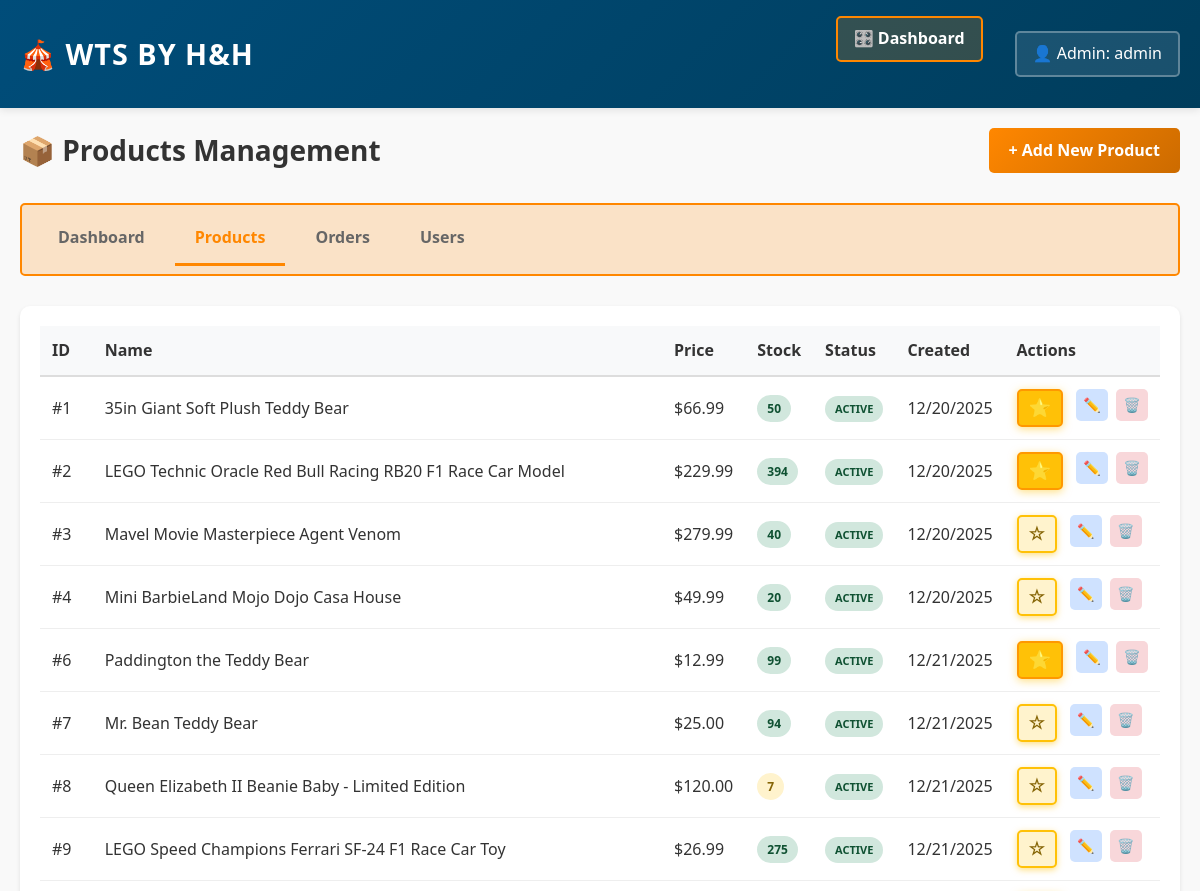
/admin/products (signed in, upper part), run on an earlier commit of the app's database.
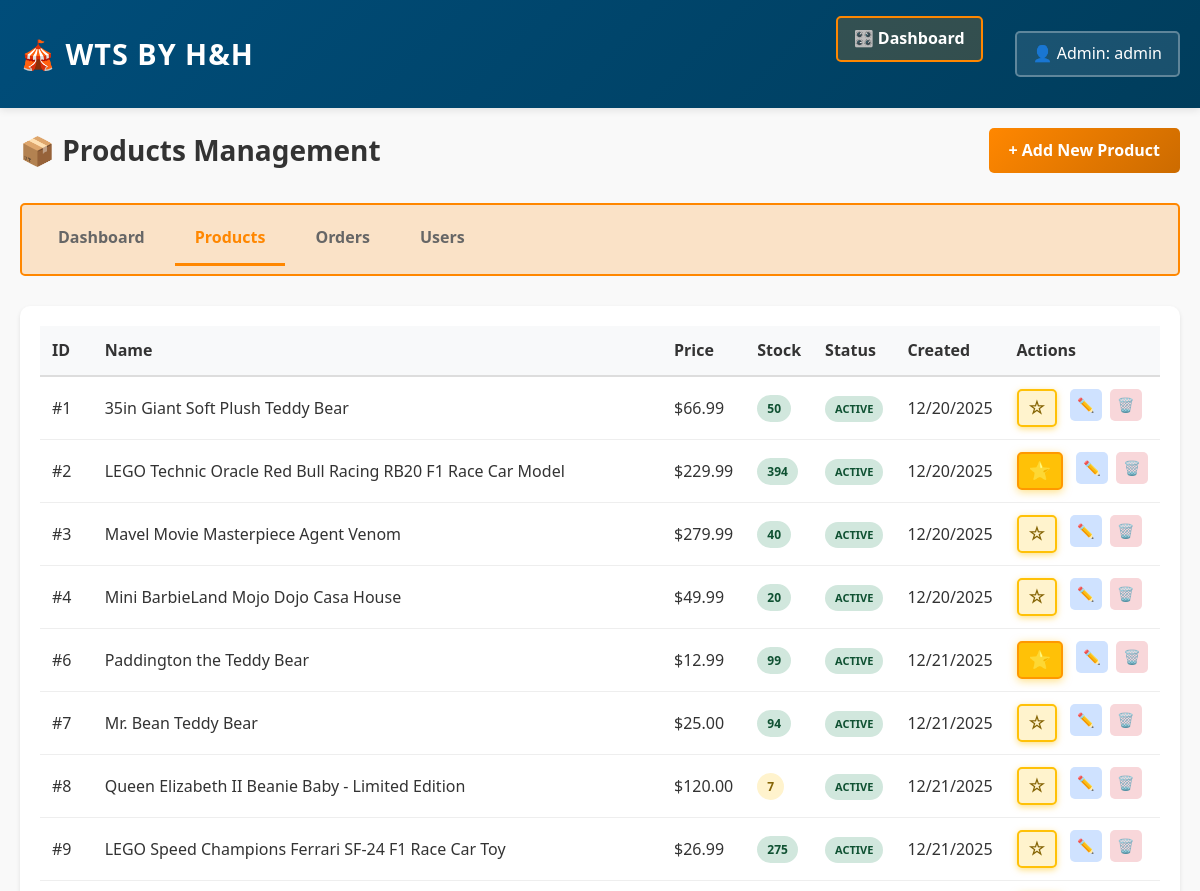
And on a later commit of the database.
### app/models.py (models this page shows, shortened)
class User(UserMixin, db.Model):
    __tablename__ = 'users'
    id = db.Column(db.Integer, primary_key=True)
    username = db.Column(db.String(80), unique=True, nullable=False)
    email = db.Column(db.String(120), unique=True, nullable=False)
    password_hash = db.Column(db.String(200), nullable=False)
    reset_token = db.Column(db.String(100), unique=True, nullable=True)
    reset_token_expires = db.Column(db.DateTime, nullable=True)
    is_admin = db.Column(db.Boolean, default=False)
    created_at = db.Column(db.DateTime, default=datetime.utcnow)
    cart = db.relationship('Cart', backref='user', lazy=True, uselist=False)
    orders = db.relationship('Order', backref='user', lazy=True)
    wishlist_items = db.relationship('Wishlist', backref='user', lazy=True, cascade='all, delete-orphan')

class Product(db.Model):
    __tablename__ = 'products'
    id = db.Column(db.Integer, primary_key=True)
    name = db.Column(db.String(120), nullable=False)
    price = db.Column(db.Float, nullable=False)
    description = db.Column(db.Text)
    stock = db.Column(db.Integer, default=0)
    category_id = db.Column(db.Integer, db.ForeignKey('categories.id'), nullable=True)
    image_filename = db.Column(db.String(255), nullable=True)
    is_featured = db.Column(db.Boolean, default=False)
    created_at = db.Column(db.DateTime, default=datetime.utcnow)
    updated_at = db.Column(db.DateTime, default=datetime.utcnow, onupdate=datetime.utcnow)
    orders = db.relationship('Order', backref='product', lazy=True)
    cart_items = db.relationship('CartItem', backref='product', lazy=True)
    wishlist_items = db.relationship('Wishlist', backref='product', lazy=True, cascade='all, delete-orphan')

### app/routes.py (the view)
@main_bp.route('/admin/products')
@admin_required
def admin_products():
    products = Product.query.all()
    return render_template('admin/products.html', title='Manage Products', products=products)

### app/routes.py (called while the page is built)
def admin_required(f):
    @wraps(f)
    def decorated_function(*args, **kwargs):
        if not current_user.is_authenticated or not current_user.is_admin:
            flash('You do not have permission to access this page.', 'error')
            return redirect(url_for('main.index'))
        return f(*args, **kwargs)
    return decorated_function

### app/templates/admin/products.html (shortened to what this page needs)
{% extends "base.html" %}
{% block content %}
<div class="admin-products">
    <div class="admin-header">
        <h1>📦 Products Management</h1>
        <a href="{{ url_for('main.admin_add_product') }}" class="btn-add-new">+ Add New Product</a>
    </div>
    <div class="admin-nav">
        <a href="{{ url_for('main.admin_dashboard') }}" class="nav-btn">Dashboard</a>
        <a href="{{ url_for('main.admin_products') }}" class="nav-btn active">Products</a>
        <a href="{{ url_for('main.admin_orders') }}" class="nav-btn">Orders</a>
        <a href="{{ url_for('main.admin_users') }}" class="nav-btn">Users</a>
    </div>
    <div class="admin-section">
        {% if products %}
            <div class="table-responsive">
                <table class="admin-table">
                    <thead>
                        <tr>
                            <th>ID</th>
                            <th>Name</th>
                            <th>Price</th>
                            <th>Stock</th>
                            <th>Status</th>
                            <th>Created</th>
                            <th>Actions</th>
                        </tr>
                    </thead>
                    <tbody>
                        {% for product in products %}
                            <tr>
                                <td>#{{ product.id }}</td>
                                <td>{{ product.name }}</td>
                                <td>${{ "%.2f"|format(product.price) }}</td>
                                <td>
                                    <span class="stock-badge {% if product.stock > 10 %}stock-high{% elif product.stock > 0 %}stock-medium{% else %}stock-low{% endif %}">
                                        {{ product.stock }}
                                    </span>
                                </td>
                                <td>
                                    {% if product.stock > 0 %}
                                        <span class="status-badge status-active">Active</span>
                                    {% else %}
                                        <span class="status-badge status-inactive">Out of Stock</span>
                                    {% endif %}
                                </td>
                                <td>{{ product.created_at.strftime('%m/%d/%Y') }}</td>
                                <td>
                                    <div class="action-buttons">
                                        <button class="btn-feature-toggle {% if product.is_featured %}featured{% endif %}"
                                                data-product-id="{{ product.id }}"
                                                type="button"
                                                title="{% if product.is_featured %}Remove from featured{% else %}Add to featured{% endif %}">
                                            {% if product.is_featured %}⭐{% else %}☆{% endif %}
                                        </button>
                                        <a href="{{ url_for('main.admin_edit_product', product_id=product.id) }}" class="btn-icon btn-edit" title="Edit">✏️</a>
                                        <a href="{{ url_for('main.admin_delete_product', product_id=product.id) }}" class="btn-icon btn-delete" title="Delete" onclick="return confirm('Are you sure?')">🗑️</a>
                                    </div>
                                </td>
                            </tr>
                        {% endfor %}
                    </tbody>
                </table>
            </div>
        {% else %}
            <div class="empty-state">
                <p>No products found. <a href="{{ url_for('main.admin_add_product') }}">Add one now!</a></p>
            </div>
        {% endif %}
    </div>
</div>
{% endblock %}

### app/templates/base.html (shortened to what this page needs)
<!DOCTYPE html>
<html lang="en">
<head>
    <link rel="stylesheet" href="{{ url_for('static', filename='css/style.css') }}">
</head>
<body>
    <nav class="navbar">
        <div class="nav-container">
            <a href="{{ url_for('main.index') }}" class="logo">🎪 WTS by H&H</a>
            <ul class="nav-menu">
                {% if current_user.is_authenticated and current_user.is_admin %}
                    <li><a href="{{ url_for('main.admin_dashboard') }}" class="admin-nav">🎛️ Dashboard</a></li>
                    <li class="user-menu" id="userMenuToggle">
                        <span class="user-trigger">👤 Admin: {{ current_user.username }}</span>
                    </li>
                {% endif %}
            </ul>
        </div>
    </nav>
    <main>
        {% block content %}{% endblock %}
    </main>
</body>
</html>

### app/static/css/style.css (style rules this page uses)
:root { --primary-color: #FF8700; --secondary-color: #CC6B00; --accent-color: #ffd700; --dark-color: #2c3e50; --light-color: #ecf0f1; --text-color: #333; --success-color: #27ae60; --border-radius: 12px; --transition: all 0.3s cubic-bezier(0.4, 0, 0.2, 1); }
* { margin: 0; padding: 0; box-sizing: border-box; }
html { scroll-behavior: smooth; }
body { font-family: 'Segoe UI', Tahoma, Geneva, Verdana, sans-serif; line-height: 1.6; color: var(--text-color); background-color: #f9f9f9; }
.navbar { background: linear-gradient(135deg, var(--primary-color) 0%, var(--secondary-color) 100%); color: white; padding: 1rem 0; position: sticky; top: 0; z-index: 1000; box-shadow: 0 4px 15px rgba(0, 0, 0, 0.1); }
.nav-container { max-width: 1200px; margin: 0 auto; padding: 0 20px; display: flex; justify-content: space-between; align-items: center; }
.logo { font-size: 1.8rem; font-weight: bold; letter-spacing: 1px; text-transform: uppercase; animation: pulse 2s ease-in-out infinite; }
.nav-menu { list-style: none; display: flex; gap: 2rem; }
.nav-menu a { color: white; text-decoration: none; font-weight: 500; transition: var(--transition); position: relative; }
.nav-menu a::after { content: ''; position: absolute; bottom: -5px; left: 0; width: 0; height: 3px; background-color: var(--accent-color); transition: width 0.3s ease; }
.logo { text-decoration: none; color: white; }
main { max-width: 100%; margin: 0; padding: 0; }

### app/templates/admin/products.html (style rules this page uses)
.admin-products { max-width: 1400px; margin: 0 auto; padding: 20px; }
.admin-header { display: flex; justify-content: space-between; align-items: center; margin-bottom: 30px; }
.admin-header h1 { margin: 0; color: #333; font-size: 28px; }
.btn-add-new { display: inline-block; padding: 10px 20px; background: linear-gradient(135deg, #FF8700 0%, #CC6B00 100%); color: white; text-decoration: none; border-radius: 5px; font-weight: 600; transition: all 0.3s; }
.admin-nav { display: flex; gap: 10px; margin-bottom: 30px; border-bottom: 2px solid #eee; }
.nav-btn { padding: 12px 20px; background: none; border: none; color: #666; font-weight: 600; cursor: pointer; transition: all 0.3s; border-bottom: 3px solid transparent; text-decoration: none; display: inline-block; }
.nav-btn.active { color: #FF8700; border-bottom-color: #FF8700; }
.admin-section { background: white; border-radius: 10px; padding: 20px; box-shadow: 0 2px 4px rgba(0, 0, 0, 0.1); }
.table-responsive { overflow-x: auto; }
.admin-table { width: 100%; border-collapse: collapse; }
.admin-table thead { background: #f8f9fa; border-bottom: 2px solid #ddd; }
.admin-table th { padding: 12px; text-align: left; font-weight: 600; color: #333; }
.admin-table td { padding: 12px; border-bottom: 1px solid #eee; }
.stock-badge { display: inline-block; padding: 4px 10px; border-radius: 20px; font-size: 12px; font-weight: 600; }
.stock-high { background: #d1e7dd; color: #0f5132; }
.stock-medium { background: #fff3cd; color: #856404; }
.status-badge { display: inline-block; padding: 4px 10px; border-radius: 20px; font-size: 11px; font-weight: 600; text-transform: uppercase; }
.status-active { background: #d1e7dd; color: #0f5132; }
.action-buttons { display: flex; gap: 8px; }
.btn-icon { display: inline-block; width: 32px; height: 32px; line-height: 32px; text-align: center; border-radius: 5px; border: none; cursor: pointer; transition: all 0.3s; font-size: 14px; text-decoration: none; }
.btn-edit { background: #cfe2ff; color: #084298; }
.btn-delete { background: #f8d7da; color: #721c24; }
.btn-feature-toggle { display: inline-block !important; width: auto !important; height: auto !important; padding: 6px 10px !important; border-radius: 5px !important; border: 2px solid #ffc107 !important; cursor: pointer; font-weight: 700; font-size: 18px; transition: all 0.3s ease; background: #fff3cd !important; color: #856404 !important; box-shadow: 0 2px 6px rgba(255, 193, 7, 0.5) !important; vertical-align: middle; margin: 0 5px 0 0; }
.btn-feature-toggle.featured { background: #ffc107 !important; color: #333 !important; border-color: #ff9800 !important; box-shadow: 0 2px 8px rgba(255, 193, 7, 0.5) !important; }

What changed in the data, as far as the page shows it:
changed Product "35in Giant Soft Plush Teddy Bear": is_featured "⭐" → "☆"
